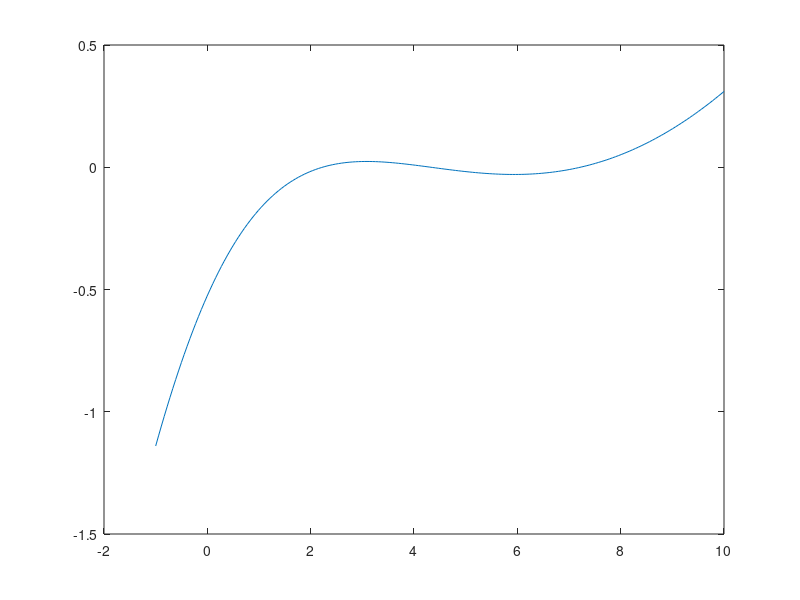

Write the MATLAB code that produced this figure.
%Task 2a,2b
del = 0.525;
epsilon = 0.243;
f = @(lambda) lambda-del*exp(lambda./(1+epsilon*lambda));
x = linspace(-1,10,200);
y = f(x);

figure;
plot(x,y);
noofroots = 3;

%Task 2c
%inititalising variables
del = 0.53;
epsilon = 0.245;
f = @(lambda) lambda-del*exp(lambda./(1+epsilon*lambda));
tol = 10^(-6);

%root is present in x = 2 and x = 3, from graph observation
x0=2;
x1=3;

%for first iteration
xi = (x1*f(x0)-x0*f(x1))/(f(x0)-f(x1));
tol_it = abs((xi-x0)/xi);

while tol_it >= tol
    %exiting loop if diverges
    if (tol_it >= 100)
        disp("Diverging, root is not in the vicinity!")
        break;
    end
    %updating the contents in the previous iteration
    x0 = xi;
    root = xi;
   %updating values
    xi = (x1*f(x0)-x0*f(x1))/(f(x0)-f(x1));
   tol_it = abs((xi-x0)/xi);
end

roots(1) = root; 

%root is present in x = 3 and x = 5, from graph observation
x0=3;
x1=5;

%for first iteration
xi = (x1*f(x0)-x0*f(x1))/(f(x0)-f(x1));
tol_it = abs((xi-x0)/xi);

while tol_it >= tol
    %exiting loop if diverges
    if (tol_it >= 100)
        disp("Diverging, root is not in the vicinity!")
        break;
    end
    %updating the contents in the previous iteration
    x0 = xi;
    root = xi;
   %updating values
    xi = (x1*f(x0)-x0*f(x1))/(f(x0)-f(x1));
    tol_it = abs((xi-x0)/xi);
end

roots(2) = root; 

%root is present in x = 5 and x = 10, from graph observation
x0=5;
x1=10;

%for first iteration
xi = (x1*f(x0)-x0*f(x1))/(f(x0)-f(x1));
tol_it = abs((xi-x0)/xi);

while tol_it >= tol
    %exiting loop if diverges
    if (tol_it >= 100)
        disp("Diverging, root is not in the vicinity!")
        break;
    end
    %updating the contents in the previous iteration
    x0 = xi;
    root = xi;
   %updating values
    xi = (x1*f(x0)-x0*f(x1))/(f(x0)-f(x1));
    tol_it = abs((xi-x0)/xi);
end

roots(3) = root;
